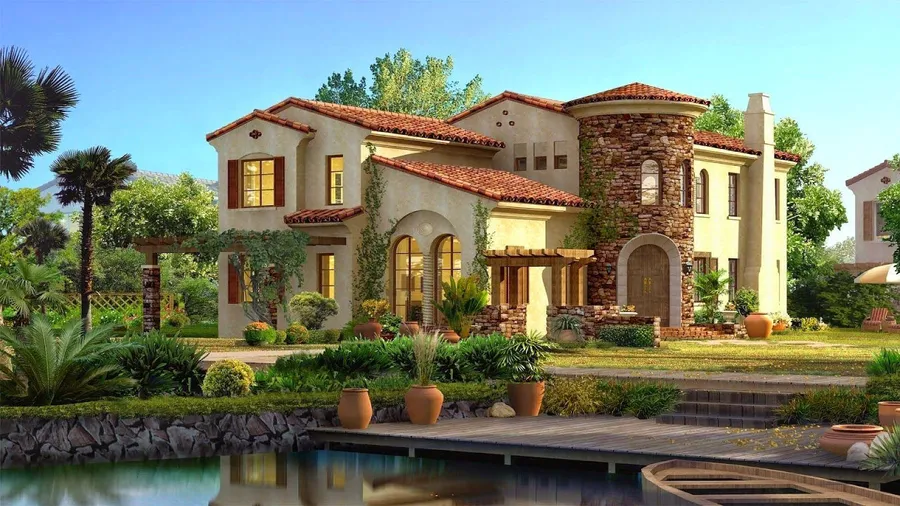
#> input picture data/original_image.jpg, 900 x 506 px
$ python script_4.py
#> lines starting #> are read from the running program, lines starting #| are printed output that depends on the picture
# ***********************************************
#   Name   : Mallawaarachchi M.R.I.G
#   Reg No : EG/2020/4066
#   Take Home Assignment 1
#   Question 4 - Block Averaging (Spatial Resolution Reduction)
# ***********************************************

import cv2
import numpy as np

# Load the image
img_path = 'data/original_image.jpg'
image = cv2.imread(img_path, cv2.IMREAD_COLOR)
#> image is the input picture: shape (506, 900, 3); mean B, G, R 107.6, 125, 117.5

if image is None:
    raise FileNotFoundError(f"Image not found at path: {img_path}")

# Define block sizes
block_sizes = [3, 5, 7]

# Function: Apply block averaging
def block_average(img, block_size):
#> called with block_size = 3
    h, w = img.shape[:2]
#> h = 506; w = 900
    output = np.copy(img)

    for y in range(0, h, block_size):
        for x in range(0, w, block_size):
            y_end = min(y + block_size, h)
            x_end = min(x + block_size, w)
            block = img[y:y_end, x:x_end]
            mean_color = block.mean(axis=(0, 1), dtype=np.float32)
            output[y:y_end, x:x_end] = mean_color
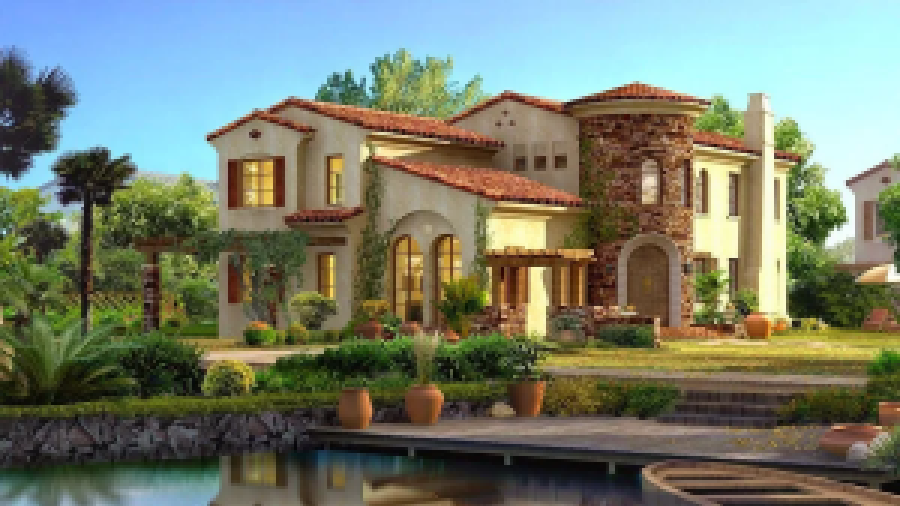
#> output: shape (506, 900, 3); mean B, G, R 107.2, 124.6, 117.1

    return output.astype(np.uint8)

# Process for each block size
processed_results = [block_average(image, size) for size in block_sizes]
#> call 2 of block_average, with block_size = 5
#> after the loop in block_average (call 2), `for y in range(0, h, block_size):`:
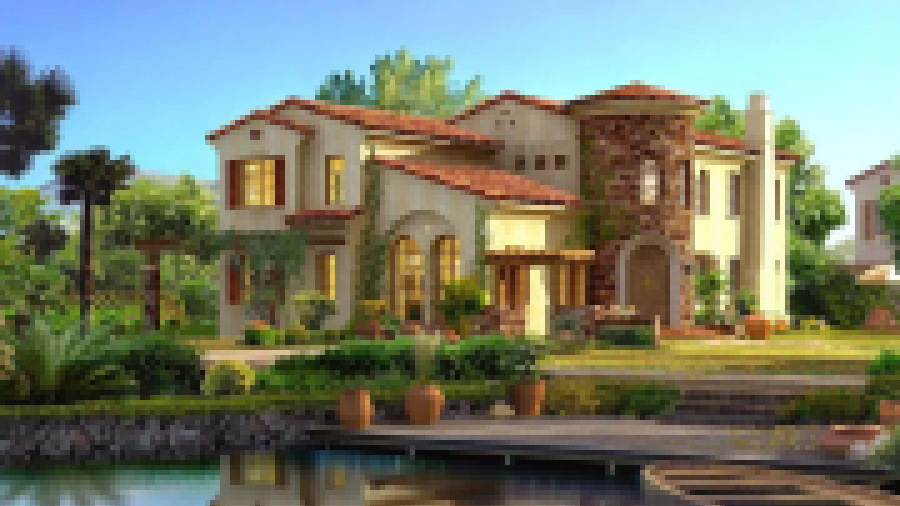
#> output: shape (506, 900, 3); mean B, G, R 107.2, 124.5, 117.1
#> call 3 of block_average, with block_size = 7
#> after the loop in block_average (call 3), `for y in range(0, h, block_size):`:
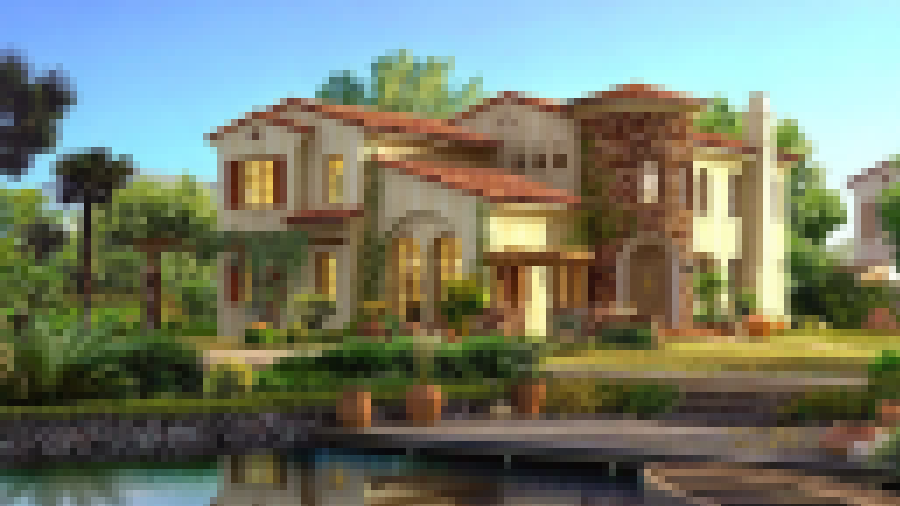
#> output: shape (506, 900, 3); mean B, G, R 107.1, 124.5, 117.1
#> processed_results = 3 items

# Display original and processed images
cv2.namedWindow('Original Image', cv2.WINDOW_NORMAL)
cv2.imshow('Original Image', image)

for i, result in enumerate(processed_results):
    win_name = f'Block Average {block_sizes[i]}x{block_sizes[i]}'
    cv2.namedWindow(win_name, cv2.WINDOW_NORMAL)
    cv2.resizeWindow(win_name, 640, 480)
    cv2.imshow(win_name, result)
#> this loop made 3 passes
#> win_name on passes 1 to 3: 'Block Average 3x3', 'Block Average 5x5', 'Block Average 7x7'

# Wait and cleanup
cv2.waitKey(0)
cv2.destroyAllWindows()
